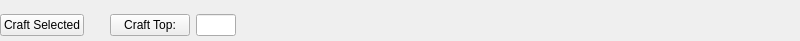
<?xml version="1.0" encoding="UTF-8"?>
<ui version="4.0">
 <class>Form</class>
 <widget class="QWidget" name="Form">
  <property name="geometry">
   <rect>
    <x>0</x>
    <y>0</y>
    <width>800</width>
    <height>41</height>
   </rect>
  </property>
  <property name="windowTitle">
   <string>Form</string>
  </property>
  <layout class="QHBoxLayout" name="horizontalLayout" stretch="0,0,0,0,1">
   <property name="leftMargin">
    <number>0</number>
   </property>
   <property name="topMargin">
    <number>9</number>
   </property>
   <property name="rightMargin">
    <number>0</number>
   </property>
   <property name="bottomMargin">
    <number>0</number>
   </property>
   <item>
    <widget class="QPushButton" name="craftSelectedButton">
     <property name="text">
      <string>Craft Selected</string>
     </property>
    </widget>
   </item>
   <item>
    <spacer name="horizontalSpacer">
     <property name="orientation">
      <enum>Qt::Horizontal</enum>
     </property>
     <property name="sizeType">
      <enum>QSizePolicy::Fixed</enum>
     </property>
     <property name="sizeHint" stdset="0">
      <size>
       <width>20</width>
       <height>20</height>
      </size>
     </property>
    </spacer>
   </item>
   <item>
    <widget class="QPushButton" name="craftTopButton">
     <property name="text">
      <string>Craft Top:</string>
     </property>
    </widget>
   </item>
   <item>
    <widget class="QLineEdit" name="craftTopEdit">
     <property name="maximumSize">
      <size>
       <width>40</width>
       <height>16777215</height>
      </size>
     </property>
     <property name="dragEnabled">
      <bool>false</bool>
     </property>
     <property name="clearButtonEnabled">
      <bool>false</bool>
     </property>
    </widget>
   </item>
   <item>
    <spacer name="horizontalSpacer_2">
     <property name="orientation">
      <enum>Qt::Horizontal</enum>
     </property>
     <property name="sizeHint" stdset="0">
      <size>
       <width>40</width>
       <height>20</height>
      </size>
     </property>
    </spacer>
   </item>
  </layout>
 </widget>
 <resources/>
 <connections/>
</ui>
